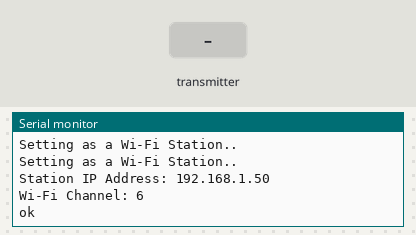
Recording of a sketch running on a simulated ESP32. Parts: the last lines printed to the serial monitor. Inputs (shaded band) come from the test bench. WiFi joins after 1.5 s; servers stay silent unless stated.

Above: at 3.2 s.
3.3 s: the transmitter starts sending temperature = 0
At 3.61 s:
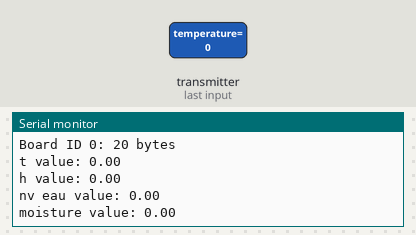
4.8 s: the transmitter starts sending humidite = 25
At 7.44 s:
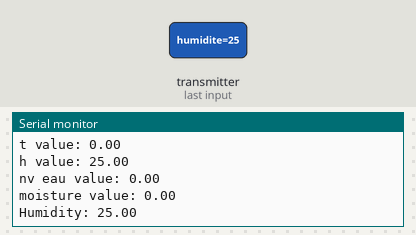
7.8 s: the transmitter starts sending niveau_deau = 25
10.8 s: the transmitter starts sending moisture = 25
At 11.11 s:
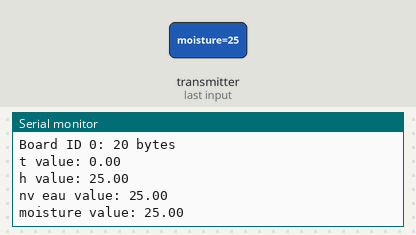

Measured:
- after the input at 3.3 s, the serial monitor: prints a new line at once (image 1)
- after the input at 4.8 s, the serial monitor: prints a new line at once (image 2)
- after the input at 10.8 s, the serial monitor: prints a new line at once (image 3)

The sketch:

Master.ino
```cpp
#include <Arduino.h>
#include <ETH.h>
#include <WiFi.h>
#include <WiFiAP.h>
#include <WiFiClient.h>
#include <WiFiGeneric.h>
#include <WiFiMulti.h>
#include <WiFiScan.h>
#include <WiFiServer.h>
#include <WiFiSTA.h>
#include <WiFiType.h>
#include <WiFiUdp.h>
#include <Firebase_ESP_Client.h>
#include "addons/TokenHelper.h"
//Provide the RTDB payload printing info and other helper functions.
#include "addons/RTDBHelper.h"
#define API_KEY "AIzaSyAVu1lwgL9iJ_l9c2AhjRE6GGIbT6vjCEE "
#define DATABASE_URL "https://green-iot-73ad5-default-rtdb.firebaseio.com/"


#include <esp_now.h>

#include "ESPAsyncWebServer.h"
#include <Arduino_JSON.h>

const char* ssid = "Galaxy M11c02c";
const char* password = "rqpk3385";
FirebaseData fbdo;

FirebaseAuth auth;
FirebaseConfig config;
  unsigned long sendDataPrevMillis = 0;
  int count = 0;
  bool signupOK = false;

typedef struct struct_message {
  float temperature;
  float humidite;
  float niveau_deau;
  float moisture;
  char noeud;// numero du noeud,chaque noeud a un numero

} struct_message;

struct_message incomingReadings;

JSONVar board;

AsyncWebServer server(80);
AsyncEventSource events("/events");

// callback function that will be executed when data is received
void OnDataRecv(const uint8_t * mac_addr, const uint8_t *incomingData, int len) {
  // Copies the sender mac address to a string
  char macStr[18];
  Serial.print("Packet received from: ");
  snprintf(macStr, sizeof(macStr), "%02x:%02x:%02x:%02x:%02x:%02x",
           mac_addr[0], mac_addr[1], mac_addr[2], mac_addr[3], mac_addr[4], mac_addr[5]);
  Serial.println(macStr);
  memcpy(&incomingReadings, incomingData, sizeof(incomingReadings));

  board["noeud"] = incomingReadings.noeud;
  board["temperature"] = incomingReadings.temperature;
  board["humidite"] = incomingReadings.humidite;
  board["niveau_deau"] = incomingReadings.niveau_deau;
  board["moisture"] = incomingReadings.moisture;


  String jsonString = JSON.stringify(board);
  events.send(jsonString.c_str(), "new_readings", millis());

  Serial.printf("Board ID %u: %u bytes\n", incomingReadings.noeud, len);
  Serial.printf("t value: %0.2f \n", incomingReadings.temperature);
  Serial.printf("h value: %0.2f \n", incomingReadings.humidite);
  Serial.printf("nv eau value: %0.2f \n", incomingReadings.niveau_deau);
  Serial.printf("moisture value: %0.2f \n", incomingReadings.moisture);
  Serial.println();


}


void setup() {
  // Initialize Serial Monitor
  Serial.begin(115200);
  Serial.println(WiFi.localIP());

  // Set the device as a Station and Soft Access Point simultaneously
  WiFi.mode(WIFI_AP_STA);

  // Set device as a Wi-Fi Station
  WiFi.begin(ssid, password);
  while (WiFi.status() != WL_CONNECTED) {
    delay(1000);
    Serial.println("Setting as a Wi-Fi Station..");
  }
  Serial.print("Station IP Address: ");
  Serial.println(WiFi.localIP());
  Serial.print("Wi-Fi Channel: ");
  Serial.println(WiFi.channel());


  // Init ESP-NOW
  if (esp_now_init() != ESP_OK) {
    Serial.println("Error initializing ESP-NOW");
    return;
  }

  // Once ESPNow is successfully Init, we will register for recv CB to
  // get recv packer info
  esp_now_register_recv_cb(OnDataRecv);


  events.onConnect([](AsyncEventSourceClient *client){
    if(client->lastId()){
      Serial.printf("Client reconnected! Last message ID that it got is: %u\n", client->lastId());
    }
    // send event with message "hello!", id current millis
    // and set reconnect delay to 1 second
    client->send("hello!", NULL, millis(), 10000);
  });
  server.addHandler(&events);
  server.begin();
   config.api_key = API_KEY;

  /* Assign the RTDB URL (required) */
  config.database_url = DATABASE_URL;

  /* Sign up */
  if (Firebase.signUp(&config, &auth, "", "")){
    Serial.println("ok");
    signupOK = true;
  }
  else{
    Serial.printf("%s\n", config.signer.signupError.message.c_str());
  }

  /* Assign the callback function for the long running token generation task */
  config.token_status_callback = tokenStatusCallback; //see addons/TokenHelper.h

  Firebase.begin(&config, &auth);
  Firebase.reconnectWiFi(true);
}

void loop() {
  static unsigned long lastEventTime = millis();
  static const unsigned long EVENT_INTERVAL_MS = 5000;
  if ((millis() - lastEventTime) > EVENT_INTERVAL_MS) {
    events.send("ping",NULL,millis());
    lastEventTime = millis();
    if (Firebase.ready() && signupOK && (millis() - sendDataPrevMillis > 15000 || sendDataPrevMillis == 0)){
    sendDataPrevMillis = millis();


  if (Firebase.ready() == false) {
    Serial.println("Firebase not ready!");
    return;
  }

  if (Firebase.RTDB.setFloat(&fbdo, "/sensorData/temperature", incomingReadings.temperature)) {
    Serial.print("Temperature: ");
    Serial.println(incomingReadings.temperature);
  } else {
    Serial.println("Error pushing temperature to Firebase");
  }

  if (Firebase.RTDB.setFloat(&fbdo, "/sensorData/humidity", incomingReadings.humidite)) {
    Serial.print("Humidity: ");
    Serial.println(incomingReadings.humidite);
  } else {
    Serial.println("Error pushing humidity to Firebase");
  }

  if (Firebase.RTDB.setFloat(&fbdo, "/sensorData/Waterlevel", incomingReadings.niveau_deau)) {
    Serial.print("Water level: ");
    Serial.println(incomingReadings.niveau_deau);
    delay(100);
  } else {
    Serial.println("Error pushing temperature to Firebase");
  }
delay(2000);

  if (Firebase.RTDB.setFloat(&fbdo, "/sensorData/moisture", incomingReadings.moisture)) {
    Serial.print("Moisture: ");
    Serial.println(incomingReadings.moisture);
    delay(100);
  } else {
    Serial.println("Error pushing Moisture to Firebase");
  }
  }
  }

}
```
